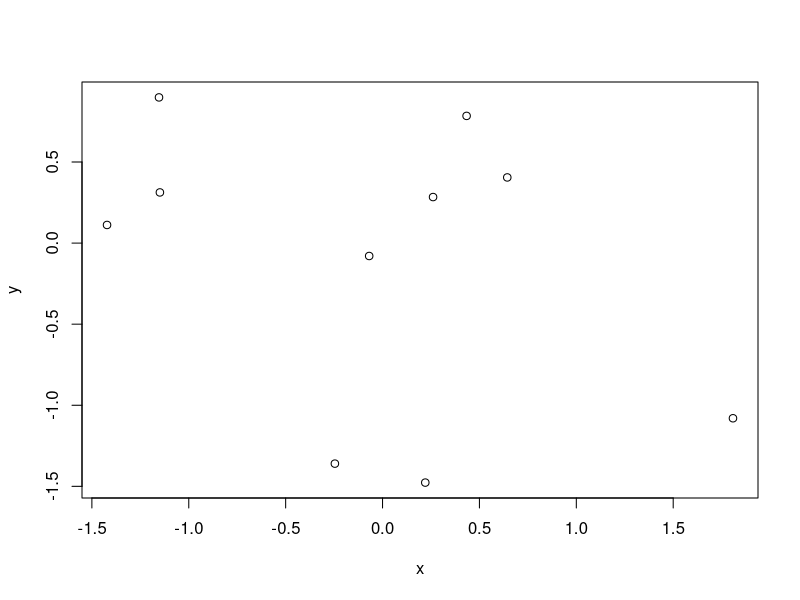

Here is the R script that generated this plot:
## ---- chunk 1
x<-rnorm(1:10)
y<-rnorm(1:10)
plot(x,y)
